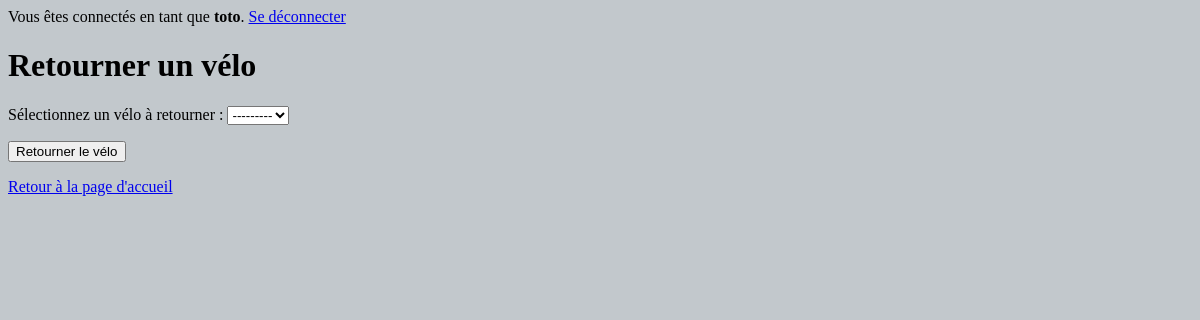
Before: /rendre_velo/ (signed in) with the older database file.
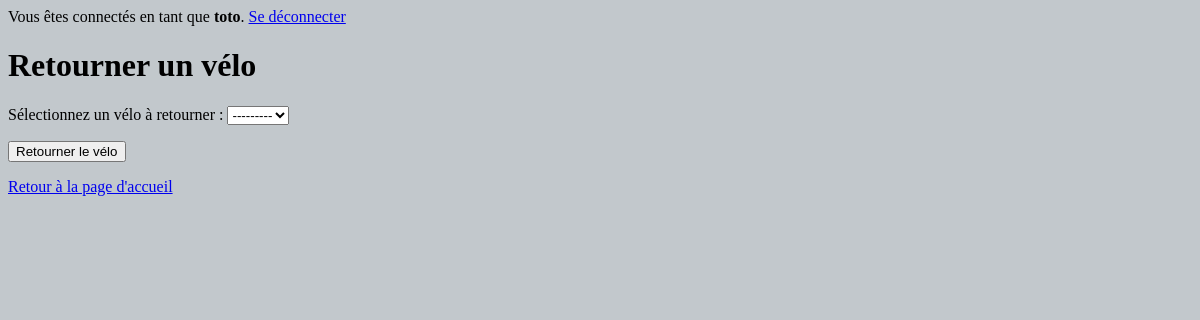
After: the same page with the newer database file.
### reservations/models.py (models this page shows)
class Velo(models.Model):
    VELO_CHOICES = [
        ('Velo 1', 'Velo 1'),
        ('Velo 2', 'Velo 2'),
    ]
    velo = models.CharField(max_length=6, choices=VELO_CHOICES, default='Velo1')
    est_disponible = models.BooleanField(default=True)
    def __str__(self):
        return self.velo

### reservations/views.py (the view)
# urls.py: path('rendre_velo/', views.return_velo, name='return_bike'),
@login_required
def return_velo(request):
    if request.method == 'POST':
        form = ReturnVeloForm(request.POST)
        if form.is_valid():
            velo = form.cleaned_data['velo']
            reservation = get_object_or_404(Reservation, velo=velo, end_time__isnull=True)
            reservation.return_velo()
            return redirect('page_reservation')
    else:
        form = ReturnVeloForm()
    return render(request, 'reservations/return_velo.html', {'form' : form})

### reservations/forms.py
class ReturnVeloForm(forms.Form):
    velo = forms.ModelChoiceField(
        queryset=Velo.objects.filter(est_disponible=False),
        label="Sélectionnez un vélo à retourner"
    )

### reservations/templates/reservations/return_velo.html (shortened to what this page needs)
{% extends 'reservations/base.html' %}
{% block content %}
<h1>Retourner un vélo</h1>
<form method="post">
    {{ form.as_p }}
    <button type="submit">Retourner le vélo</button>
</form>
<a href="{% url 'page_reservation' %}">Retour à la page d'accueil</a>
{% endblock %}

Changed rows visible on the page:
no longer on this page (row edited): Velo: velo "---------"
Other visible differences:
form field velo: (not shown) → "---------"
